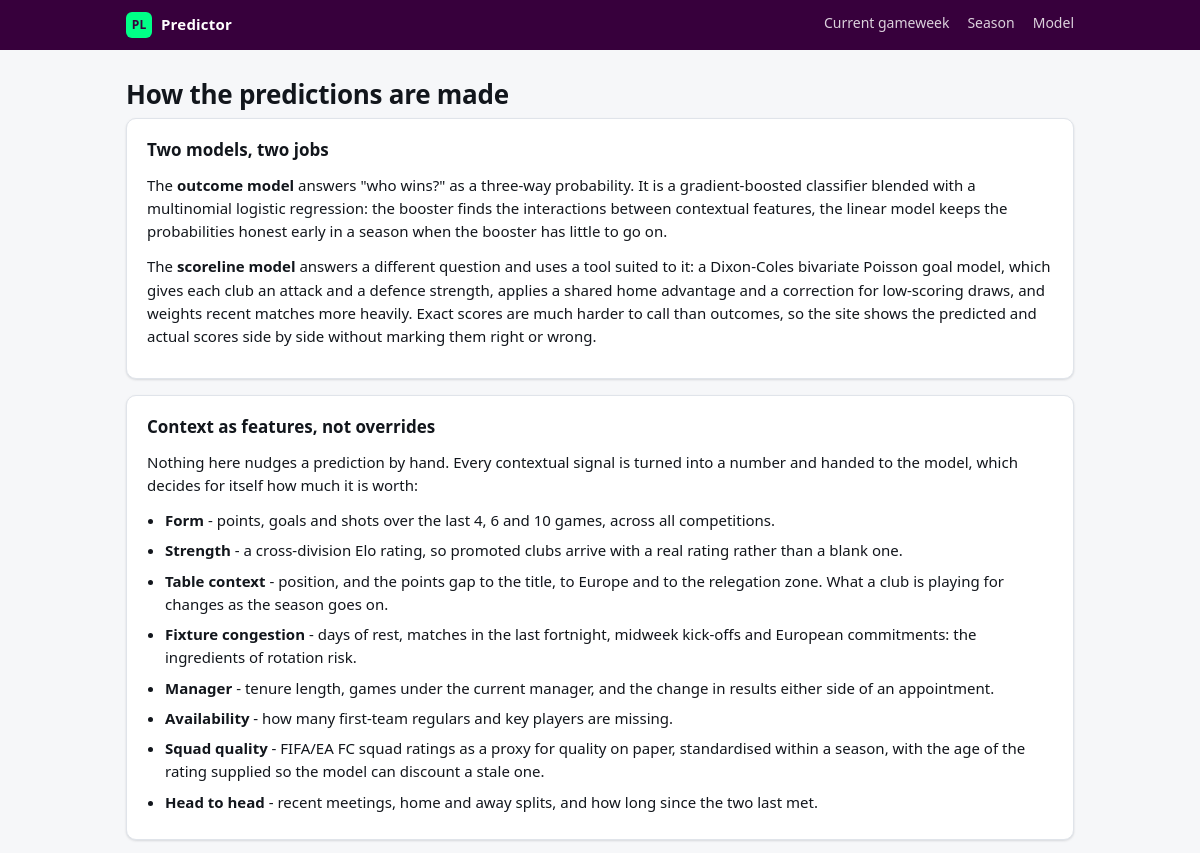
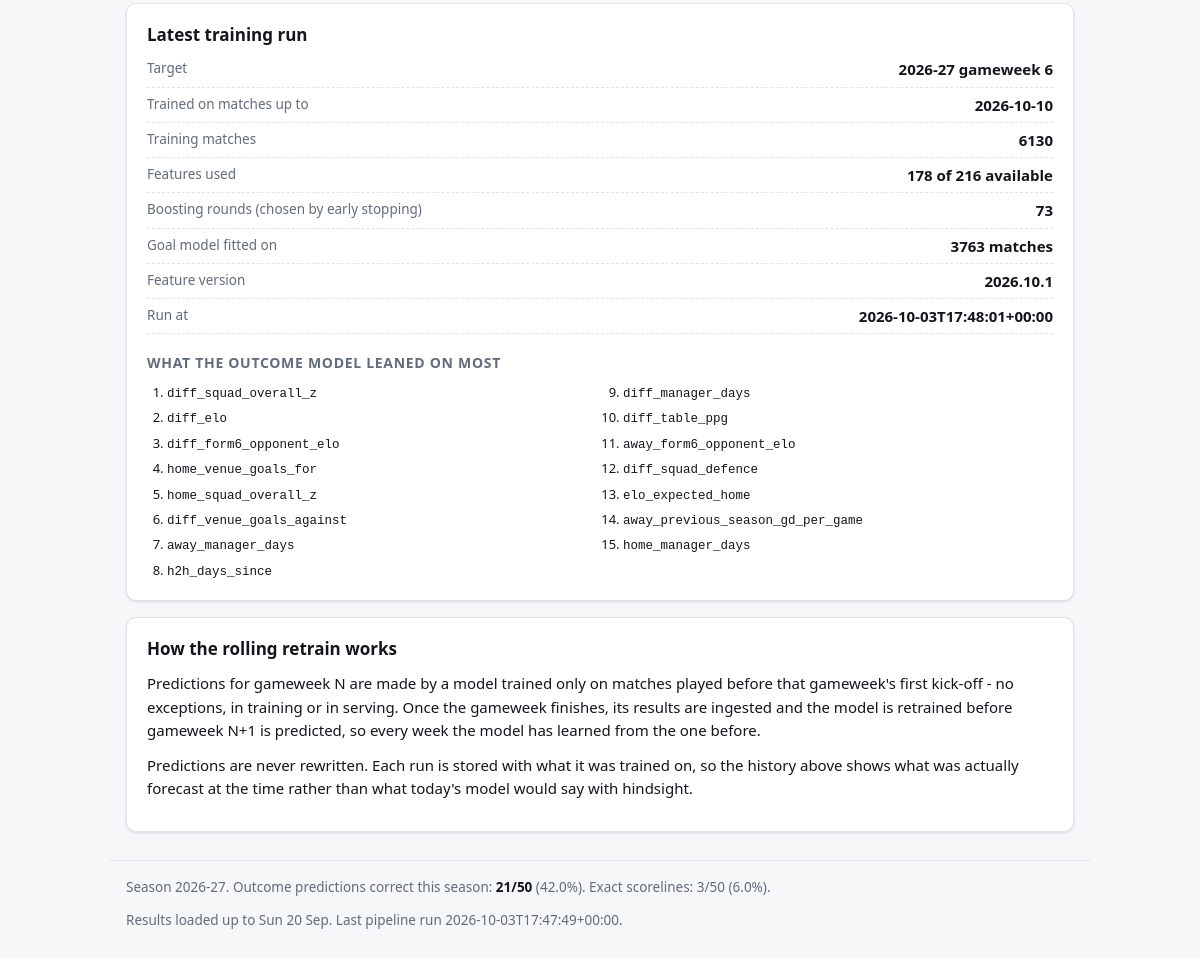
The page /model on the database its author committed (2 pictures, top to bottom).
### tables this page shows
CREATE TABLE model_runs (
    run_id             TEXT PRIMARY KEY,
    created_at         TEXT NOT NULL,
    target_season      TEXT NOT NULL,
    target_matchday    INTEGER NOT NULL,
    trained_through    TEXT,
    n_training_matches INTEGER,
    feature_version    TEXT,
    outcome_model      TEXT,
    scoreline_model    TEXT,
    metrics            TEXT,
    notes              TEXT
);

### plpredict/web/app.py (the view)
    @app.route("/model")
    def model_card():
        with _connection() as conn:
            season = config.CURRENT_SEASON
            return render_template(
                "model.html",
                season=season,
                seasons=queries.available_seasons(conn),
                run=queries.latest_run(conn, season),
                record=queries.season_record(conn, season),
                current=queries.current_matchday(conn, season),
                freshness=queries.data_freshness(conn),
            )

### plpredict/data/gameweeks.py (called while the page is built)
def next_to_play(conn: sqlite3.Connection, season: str, competition: str) -> int | None:
    row = conn.execute(_NEXT_SQL, (season, competition)).fetchone()
    return int(row[0]) if row and row[0] is not None else None

### plpredict/db.py (called while the page is built, shortened)
@contextmanager
def connect(
    path: Path | str | None = None, *, read_only: bool = False
) -> Iterator[sqlite3.Connection]:
    db_path = Path(path or config.DB_PATH)
    if read_only:
        if not db_path.is_file():
            raise FileNotFoundError(
                f"No database at {db_path}. Build the serving database with "
                "scripts/export_web_db.py, or point PLPRED_DB at one."
            )
        conn = sqlite3.connect(
            f"file:{db_path}?mode=ro&immutable=1", uri=True, timeout=30
        )
        conn.row_factory = sqlite3.Row
        try:
            yield conn
        finally:
            conn.close()
        return

def loads(value: str | None) -> Any:
    return json.loads(value) if value else None

### plpredict/web/queries.py (called while the page is built, shortened)
def current_matchday(conn: sqlite3.Connection, season: str) -> int:
    upcoming = gameweeks.next_to_play(conn, season, config.TARGET_COMPETITION)
    if upcoming is not None:
        return upcoming

def available_seasons(conn: sqlite3.Connection) -> list[str]:
    return [
        row[0]
        for row in conn.execute(
            "SELECT DISTINCT season FROM matches WHERE competition = ? ORDER BY season DESC",
            (config.TARGET_COMPETITION,),
        )
    ]

def latest_run(conn: sqlite3.Connection, season: str) -> dict[str, Any] | None:
    row = conn.execute(
        """
        SELECT * FROM model_runs WHERE target_season = ?
        ORDER BY created_at DESC, target_matchday DESC LIMIT 1
        """,
        (season,),
    ).fetchone()
    if row is None:
        return None
    record = dict(row)
    record["metrics"] = db.loads(row["metrics"]) or {}
    return record

def data_freshness(conn: sqlite3.Connection) -> dict[str, Any]:
    row = conn.execute(
        "SELECT MAX(updated_at) AS updated, COUNT(*) AS n FROM matches"
    ).fetchone()
    latest_result = conn.execute(
        """
        SELECT MAX(match_date) FROM matches
        WHERE competition = ? AND status = 'played'
        """,
        (config.TARGET_COMPETITION,),
    ).fetchone()
    return {
        "ingested_at": row["updated"],
        "n_matches": row["n"],
        "latest_result_date": latest_result[0] if latest_result else None,
        "today": dt.date.today().isoformat(),
    }

### plpredict/web/templates/model.html (shortened to what this page needs)
{% extends "base.html" %}
{% block content %}
<h1>How the predictions are made</h1>
<section class="card">
  <h2>Two models, two jobs</h2>
  <p>
    The <strong>outcome model</strong> answers "who wins?" as a three-way
    probability. It is a gradient-boosted classifier blended with a multinomial
    logistic regression: the booster finds the interactions between contextual
    features, the linear model keeps the probabilities honest early in a season
    when the booster has little to go on.
  </p>
  <p>
    The <strong>scoreline model</strong> answers a different question and uses a
    tool suited to it: a Dixon-Coles bivariate Poisson goal model, which gives
    each club an attack and a defence strength, applies a shared home advantage
    and a correction for low-scoring draws, and weights recent matches more
    heavily. Exact scores are much harder to call than outcomes, so the site
    shows the predicted and actual scores side by side without marking them
    right or wrong.
  </p>
</section>
<section class="card">
  <h2>Context as features, not overrides</h2>
  <p>
    Nothing here nudges a prediction by hand. Every contextual signal is turned
    into a number and handed to the model, which decides for itself how much it
    is worth:
  </p>
  <ul class="feature-list">
    <li><strong>Form</strong> - points, goals and shots over the last 4, 6 and 10 games, across all competitions.</li>
    <li><strong>Strength</strong> - a cross-division Elo rating, so promoted clubs arrive with a real rating rather than a blank one.</li>
    <li><strong>Table context</strong> - position, and the points gap to the title, to Europe and to the relegation zone. What a club is playing for changes as the season goes on.</li>
    <li><strong>Fixture congestion</strong> - days of rest, matches in the last fortnight, midweek kick-offs and European commitments: the ingredients of rotation risk.</li>
    <li><strong>Manager</strong> - tenure length, games under the current manager, and the change in results either side of an appointment.</li>
    <li><strong>Availability</strong> - how many first-team regulars and key players are missing.</li>
    <li><strong>Squad quality</strong> - FIFA/EA FC squad ratings as a proxy for quality on paper, standardised within a season, with the age of the rating supplied so the model can discount a stale one.</li>
    <li><strong>Head to head</strong> - recent meetings, home and away splits, and how long since the two last met.</li>
  </ul>
</section>
{% if run %}
<section class="card">
  <h2>Latest training run</h2>
  <dl class="run-facts">
    <div><dt>Target</dt><dd>{{ run.target_season }} gameweek {{ run.target_matchday }}</dd></div>
    <div><dt>Trained on matches up to</dt><dd>{{ run.trained_through }}</dd></div>
    <div><dt>Training matches</dt><dd>{{ run.n_training_matches }}</dd></div>
    <div><dt>Features used</dt><dd>{{ run.metrics.n_features }} of {{ run.metrics.n_candidate_features }} available</dd></div>
    <div><dt>Boosting rounds (chosen by early stopping)</dt><dd>{{ run.metrics.boosting_rounds }}</dd></div>
    <div><dt>Goal model fitted on</dt><dd>{{ run.metrics.scoreline_matches }} matches</dd></div>
    <div><dt>Feature version</dt><dd>{{ run.feature_version }}</dd></div>
    <div><dt>Run at</dt><dd>{{ run.created_at }}</dd></div>
  </dl>
  {% if run.metrics.top_features %}
    <h3>What the outcome model leaned on most</h3>
    <ol class="importance">
      {% for name, weight in run.metrics.top_features %}
        <li><code>{{ name }}</code></li>
      {% endfor %}
    </ol>
  {% endif %}
</section>
{% endif %}
<section class="card">
  <h2>How the rolling retrain works</h2>
  <p>
    Predictions for gameweek N are made by a model trained only on matches played
    before that gameweek's first kick-off - no exceptions, in training or in
    serving. Once the gameweek finishes, its results are ingested and the model is
    retrained before gameweek N+1 is predicted, so every week the model has learned
    from the one before.
  </p>
  <p>
    Predictions are never rewritten. Each run is stored with what it was trained
    on, so the history above shows what was actually forecast at the time rather
    than what today's model would say with hindsight.
  </p>
</section>
{% endblock %}

### plpredict/web/templates/base.html (shortened to what this page needs)
<!doctype html>
<html lang="en">
<head>
  <link rel="stylesheet" href="{{ url_for('static', filename='style.css') }}">
</head>
<body>
  <header class="site-header">
    <div class="wrap header-inner">
      <a class="brand" href="{{ url_for('index') }}">
        <span class="brand-mark">PL</span>
        <span>Predictor</span>
      </a>
      <nav class="site-nav">
        <a href="{{ url_for('gameweek', season=season, matchday=current) }}">Current gameweek</a>
        <a href="{{ url_for('season_overview', season=season) }}">Season</a>
        <a href="{{ url_for('model_card') }}">Model</a>
      </nav>
    </div>
  </header>
  <main class="wrap">
    {% block content %}{% endblock %}
  </main>
  <footer class="site-footer wrap">
    <p>
      Season {{ season }}.
      {% if record and record.scored %}
        Outcome predictions correct this season:
        <strong>{{ record.correct }}/{{ record.scored }}</strong>
        ({{ record.accuracy | percent(1) }}).
        Exact scorelines: {{ record.exact }}/{{ record.scored }}
        ({{ record.exact_rate | percent(1) }}).
      {% else %}
        No completed gameweeks scored yet.
      {% endif %}
    </p>
    {% if freshness %}
      <p class="muted">
        Results loaded up to {{ freshness.latest_result_date | pretty_date }}.
        Last pipeline run {{ freshness.ingested_at }}.
      </p>
    {% endif %}
  </footer>
</body>
</html>

### plpredict/web/static/style.css (style rules this page uses)
:root { color-scheme: light dark; --bg: #f6f7f9; --surface: #ffffff; --surface-2: #f0f2f5; --border: #e0e4ea; --text: #12161c; --muted: #626c7a; --home: #2f6fd0; --draw: #8a8f98; --away: #c2410c; --ok: #157a4a; --bad: #b3261e; --accent: #37003c; --radius: 10px; --shadow: 0 1px 2px rgba(16, 24, 40, .06), 0 1px 3px rgba(16, 24, 40, .08); }
* { box-sizing: border-box; }
body { margin: 0; background: var(--bg); color: var(--text); font: 15px/1.55 system-ui, -apple-system, "Segoe UI", Roboto, Helvetica, Arial, sans-serif; -webkit-font-smoothing: antialiased; }
.wrap { max-width: 980px; margin: 0 auto; padding: 0 16px; }
.site-header { background: var(--accent); color: #fff; margin-bottom: 24px; }
.header-inner { display: flex; align-items: center; justify-content: space-between; gap: 16px; flex-wrap: wrap; padding-block: 12px; }
.brand { display: inline-flex; align-items: center; gap: 9px; color: #fff; text-decoration: none; font-weight: 650; letter-spacing: .2px; }
.brand-mark { display: inline-grid; place-items: center; width: 26px; height: 26px; border-radius: 6px; background: #00ff87; color: #37003c; font-size: 12px; font-weight: 800; }
.site-nav { display: flex; gap: 18px; flex-wrap: wrap; }
.site-nav a { color: #fff; opacity: .82; text-decoration: none; font-size: 14px; padding-bottom: 2px; border-bottom: 2px solid transparent; }
h1 { font-size: 26px; margin: 0 0 4px; letter-spacing: -.01em; }
h2 { font-size: 17px; margin: 0 0 10px; }
h3 { font-size: 14px; margin: 18px 0 8px; color: var(--muted); text-transform: uppercase; letter-spacing: .05em; }
p { margin: 0 0 12px; }
.muted { color: var(--muted); font-size: 13.5px; }
code { font-family: ui-monospace, SFMono-Regular, Menlo, monospace; font-size: 12.5px; }
.card { background: var(--surface); border: 1px solid var(--border); border-radius: var(--radius); padding: 18px 20px; margin-bottom: 16px; box-shadow: var(--shadow); }
.feature-list { margin: 0; padding-left: 18px; }
.feature-list li { margin-bottom: 7px; }
.run-facts { margin: 0; display: grid; gap: 6px; }
.run-facts > div { display: flex; justify-content: space-between; gap: 16px; border-bottom: 1px dashed var(--border); padding-bottom: 5px; }
.run-facts dt { color: var(--muted); font-size: 13.5px; }
.run-facts dd { margin: 0; font-weight: 600; font-variant-numeric: tabular-nums; text-align: right; }
.importance { margin: 0; padding-left: 20px; columns: 2; column-gap: 26px; font-size: 13px; }
.importance li { margin-bottom: 3px; break-inside: avoid; }
.site-footer { margin: 28px auto; padding-top: 16px; border-top: 1px solid var(--border); font-size: 13.5px; color: var(--muted); }
.site-footer strong { color: var(--text); }

### rows shown on the page
model_runs: target_season "2026-27", target_matchday "6", trained_through "2026-10-10", n_training_matches "6130", feature_version "2026.10.1", created_at "2026-10-03T17:48:01+00:00"

### other values the page prints
{{ run.metrics.n_features }} "178"
{{ run.metrics.n_candidate_features }} "216"
{{ run.metrics.boosting_rounds }} "73"
{{ run.metrics.scoreline_matches }} "3763"
{{ name }} "diff_squad_overall_z" "diff_elo" "diff_form6_opponent_elo" "home_venue_goals_for" "home_squad_overall_z" "diff_venue_goals_against" "away_manager_days" "h2h_days_since" "diff_manager_days" "diff_table_ppg" "away_form6_opponent_elo" "diff_squad_defence" "elo_expected_home" "away_previous_season_gd_per_game" "home_manager_days"
{{ season }} "2026-27"
{{ record.correct }} "21"
{{ record.scored }} "50"
{{ record.accuracy | percent(1) }} "42.0%"
{{ record.exact }} "3"
{{ record.exact_rate | percent(1) }} "6.0%"
{{ freshness.latest_result_date | pretty_date }} "Sun 20 Sep"
{{ freshness.ingested_at }} "2026-10-03T17:47:49+00:00"
